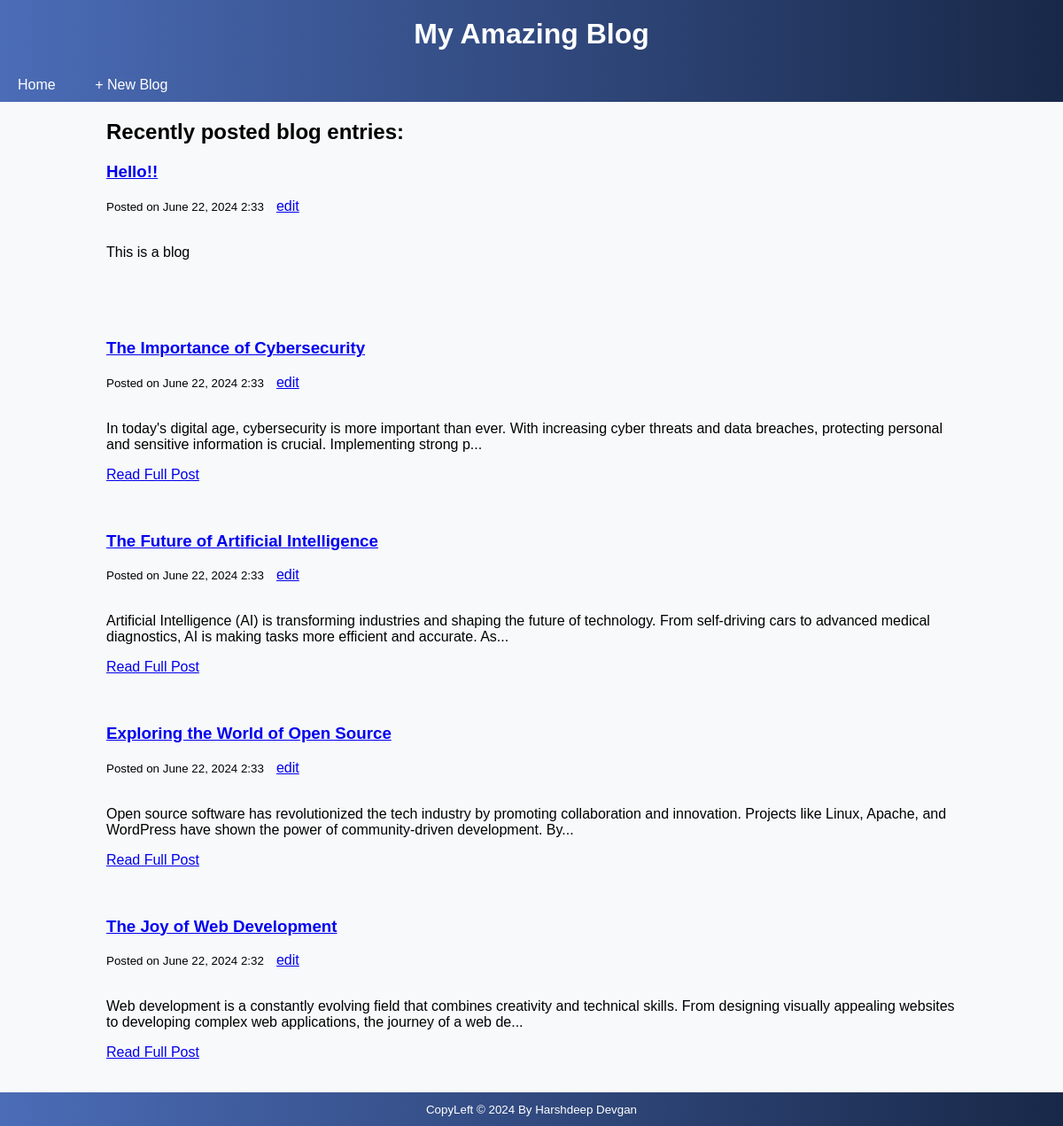
The page / on the database its author committed.
### tables this page shows
CREATE TABLE `blog` (
  `id` int(11) NOT NULL,
  `title` varchar(100) NOT NULL,
  `date_posted` timestamp NOT NULL DEFAULT current_timestamp(),
  `content` varchar(5000) NOT NULL
);

### index.php (the view, shortened to what this page needs)
<?php
require('connect.php');
$query = "SELECT * FROM blog ORDER BY date_posted DESC LIMIT 5";
$statement = $db->prepare($query);
$statement->execute();
?>
<!DOCTYPE html>
<html lang="en">
<head>
    <link rel="stylesheet" href="main.css">
</head>
<body>
    <header class = "my-header">
        <div class = "text-area">
            <h1>My Amazing Blog</h1>
        </div>
    </header>
    <?php include('nav.php');?>
    <main class = "recent-container">
        <h2>Recently posted blog entries:</h2>
    <?php while($row = $statement->fetch()): ?>
        <h3 class = "title-blog">
            <a href = "show.php?id=<?=$row['id']?>"><?=$row['title']?></a>
        </h3>
        <small class = "blog-date">Posted on <time datetime ="<?=$row['date_posted']?>">
        <?=date_format(date_create($row['date_posted']), 'F j, Y G:i') ?></time>
        </small>
        <a href = "edit.php?id=<?=$row['id']?>" class="blog-postedit">edit</a><br><br>
        <?php
            $content = $row['content'];
            if (strlen($content) > 200) {
                $truncated_content = substr($content, 0, 200) . '...';
                echo '<p>' . $truncated_content . '</p>';
                echo '<a href="show.php?id=' . $row['id'] . '">Read Full Post</a>';
            } else {
                echo '<p>' . $content . '</p>';
            }
            ?>
            <br><br><br>
        <?php endwhile; ?>
    </main>
    <?php include('footer.php'); ?>
</body>
</html>

### nav.php
<nav class="navbar">
    <ul class="container">
        <li><a href="index.php">Home</a></li>
        <li><a href="post.php" class="button-primary-ouline">+ New Blog</a></li>
    </ul>
</nav>

### footer.php
<footer class ="footer">
    <small class ="d-block text-end container">CopyLeft &copy; <?=date('Y')?> By Harshdeep Devgan</small>
</footer>

### main.css (style rules this page uses)
body { font-family: Arial, sans-serif; margin: 0; padding: 0; background-color: #f8f9fa; }
.container { width: 80%; margin: 0 auto; }
.recent-container { width: 80%; margin: 0 auto; }
.my-header { background: linear-gradient(to right, #4b6cb7, #182848); color: #ffffff; text-align: center; padding: 20px 0; }
.my-header h1 { margin: 0; }
.navbar { background: linear-gradient(to right, #4b6cb7, #182848); padding: 10px 0; }
.navbar ul { list-style-type: none; margin: 0; padding: 0; }
.navbar ul li { display: inline; }
.navbar ul li a { color: #ffffff; text-decoration: none; padding: 10px 20px; }
.footer { background: linear-gradient(to right, #4b6cb7, #182848); color: #ffffff; text-align: center; padding: 10px 0; }

### rows shown on the page
blog: title "Hello!!", date_posted "June 22, 2024 2:33", content "This is a blog"
blog: title "The Importance of Cybersecurity", date_posted "June 22, 2024 2:33", content "In today's digital age, cybersecurity is more important than ever. With increasing cyber threats and data breaches, protecting personal and sensitive information is crucial. Implementing strong p..."
blog: title "The Future of Artificial Intelligence", date_posted "June 22, 2024 2:33", content "Artificial Intelligence (AI) is transforming industries and shaping the future of technology. From self-driving cars to advanced medical diagnostics, AI is making tasks more efficient and accurate. As..."
blog: title "Exploring the World of Open Source", date_posted "June 22, 2024 2:33", content "Open source software has revolutionized the tech industry by promoting collaboration and innovation. Projects like Linux, Apache, and WordPress have shown the power of community-driven development. By..."
blog: title "The Joy of Web Development", date_posted "June 22, 2024 2:32", content "Web development is a constantly evolving field that combines creativity and technical skills. From designing visually appealing websites to developing complex web applications, the journey of a web de..."
